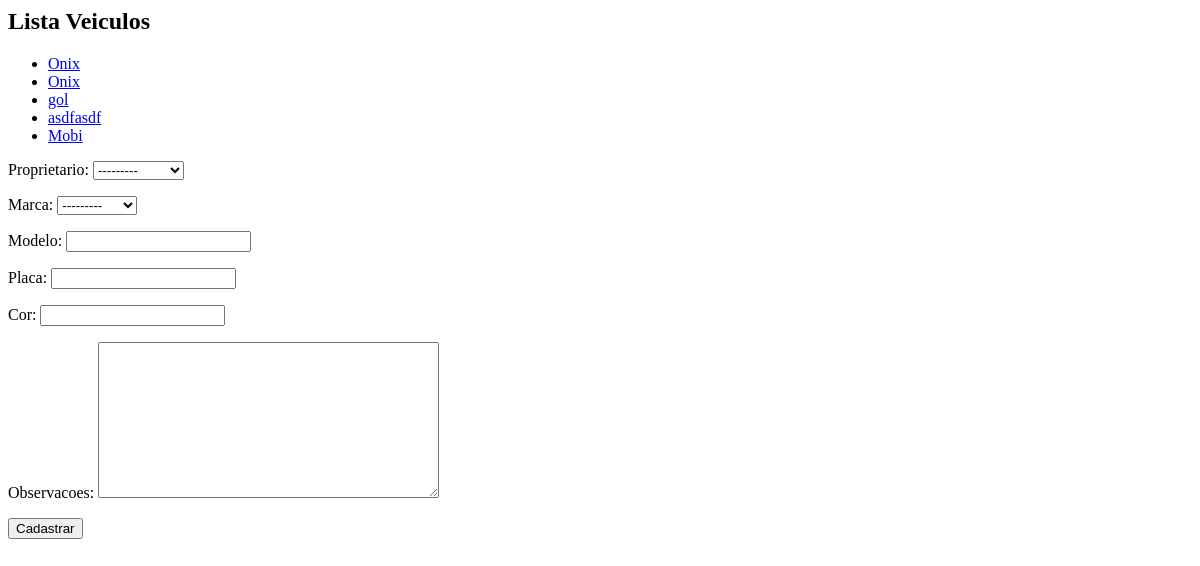
Before: /core/veiculos/ with the older database file.
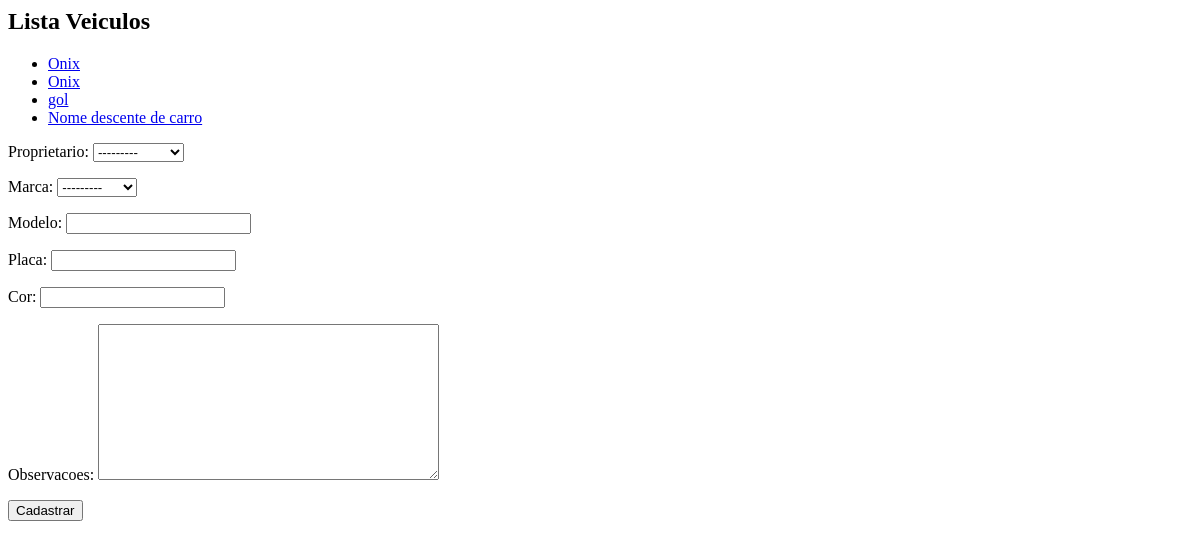
After: the same page with the newer database file.
### core/models.py (models this page shows, shortened)
class Veiculo(models.Model):
    proprietario = models.ForeignKey(Pessoa, on_delete = models.CASCADE)
    marca = models.ForeignKey(Marca, on_delete=models.CASCADE)
    modelo = models.CharField(max_length=50)
    placa = models.CharField(max_length=7)
    cor = models.CharField(max_length=15)
    observacoes = models.TextField(null=True, blank=True)

### core/views.py (the view)
# urls.py: path('veiculos/', views.lista_veiculos, name='core_lista_veiculos'),
def lista_veiculos(request):
    veiculos = Veiculo.objects.all()
    form = VeiculoForm()
    data = {'veiculos': veiculos, 'form': form}
    return render(request, 'core/lista_veiculos.html', data)

### core/forms.py
class VeiculoForm(ModelForm):
    class Meta:
        model = Veiculo
        fields = '__all__'

### core/models.py (called while the page is built)
    def __str__(self):
        return self.nome

    def __str__(self):
        return self.nome

### core/templates/core/lista_veiculos.html (shortened to what this page needs)
<h2>Lista Veiculos</h2>
<ul>
{% for veiculo in veiculos %}
    <li> <a href= "{% url 'core_veiculo_update' veiculo.id %}">{{veiculo.modelo}}</a> </li>
{% endfor %}
</ul>
<form action="{% url 'core_veiculo_novo' %}" method="post">
    {{form.as_p}}
    <button type="submit">Cadastrar</button>
</form>

Changed rows visible on the page:
removed Veiculo: modelo "Mobi"
changed Veiculo: modelo "asdfasdf" → "Nome descente de carro"
